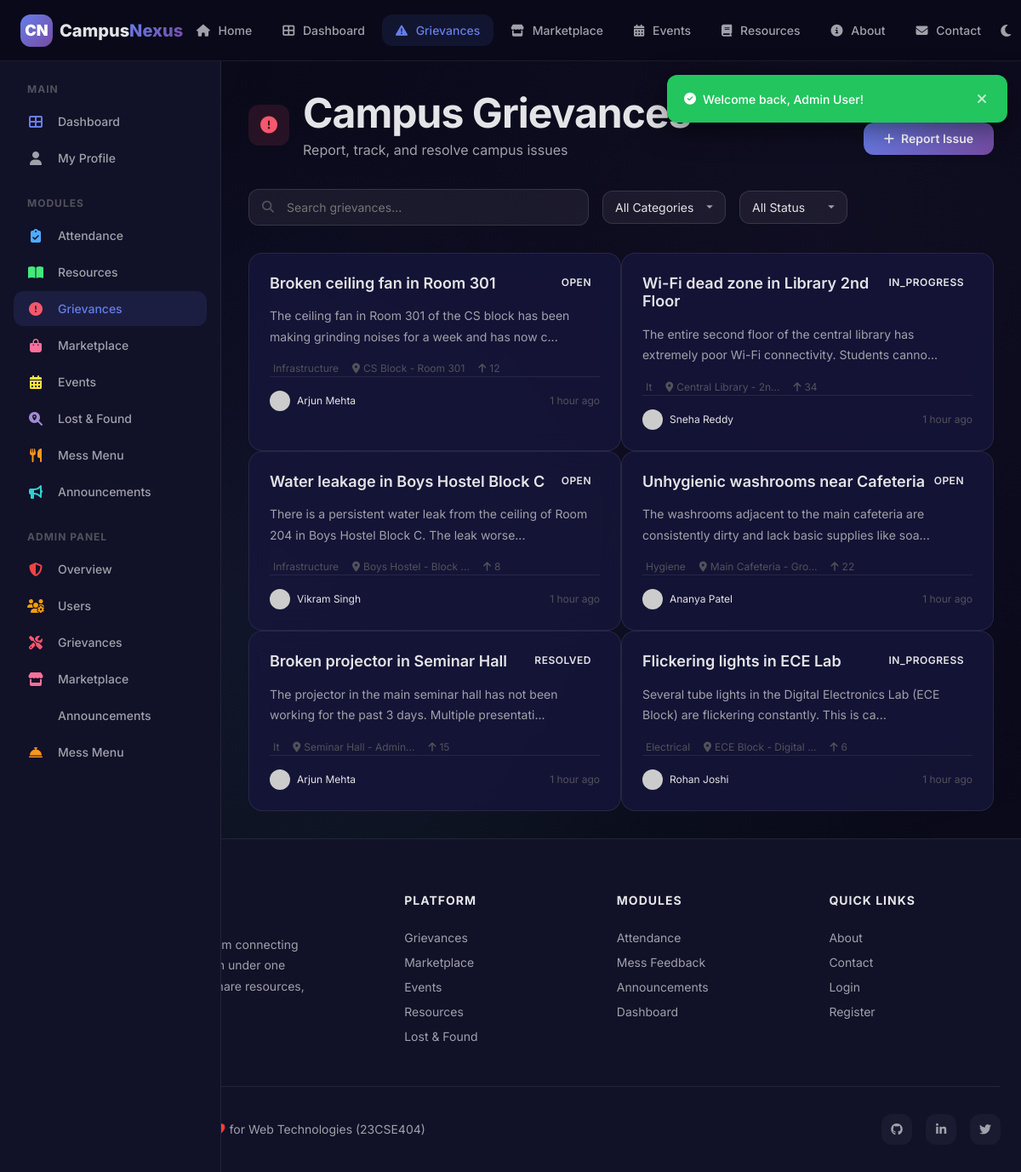
Screenshot of /modules/grievances.php (signed in) with the database file from the repository.
### tables this page shows
CREATE TABLE grievances (
    id INT AUTO_INCREMENT PRIMARY KEY,
    user_id INT NOT NULL,
    title VARCHAR(200) NOT NULL,
    description TEXT NOT NULL,
    category ENUM('infrastructure', 'it', 'hygiene', 'safety', 'electrical', 'academic', 'other') NOT NULL,
    location VARCHAR(200) NOT NULL,
    priority ENUM('low', 'medium', 'high', 'critical') NOT NULL DEFAULT 'medium',
    status ENUM('open', 'in_progress', 'resolved', 'closed') NOT NULL DEFAULT 'open',
    image_path VARCHAR(255) DEFAULT NULL,
    upvotes INT NOT NULL DEFAULT 0,
    created_at DATETIME NOT NULL DEFAULT CURRENT_TIMESTAMP,
    updated_at DATETIME NOT NULL DEFAULT CURRENT_TIMESTAMP ON UPDATE CURRENT_TIMESTAMP,
    resolved_at DATETIME DEFAULT NULL,
    FOREIGN KEY (user_id) REFERENCES users(id) ON DELETE CASCADE,
    INDEX idx_status (status),
    INDEX idx_category (category),
    INDEX idx_priority (priority)
);

CREATE TABLE users (
    id INT AUTO_INCREMENT PRIMARY KEY,
    name VARCHAR(100) NOT NULL,
    email VARCHAR(150) NOT NULL UNIQUE,
    password VARCHAR(255) NOT NULL,
    role ENUM('student', 'faculty', 'admin') NOT NULL DEFAULT 'student',
    department VARCHAR(100) DEFAULT 'General',
    avatar VARCHAR(255) DEFAULT NULL,
    bio TEXT DEFAULT NULL,
    is_active TINYINT(1) NOT NULL DEFAULT 1,
    remember_token VARCHAR(255) DEFAULT NULL,
    created_at DATETIME NOT NULL DEFAULT CURRENT_TIMESTAMP,
    last_login DATETIME DEFAULT NULL,
    INDEX idx_email (email),
    INDEX idx_role (role)
);

### modules/grievances.php (the view, shortened to what this page needs)
<?php
require_once __DIR__ . '/../includes/header.php';
$db = getDB();
$page = max(1, intval($_GET['page'] ?? 1));
$perPage = 12;
$search = $_GET['search'] ?? '';
$where = "WHERE 1=1";
$params = [];
$countStmt = $db->prepare("SELECT COUNT(*) FROM grievances g $where");
$countStmt->execute($params);
$total = $countStmt->fetchColumn();
$pagination = getPagination($total, $page, $perPage);
$stmt = $db->prepare("SELECT g.*, u.name as user_name, u.avatar FROM grievances g JOIN users u ON g.user_id=u.id $where ORDER BY g.created_at DESC LIMIT {$pagination['per_page']} OFFSET {$pagination['offset']}");
$stmt->execute($params);
$grievances = $stmt->fetchAll();
?>
<?php require_once __DIR__ . '/../includes/sidebar.php'; ?>
<div class="page-content with-sidebar">
    <div class="page-header-actions">
        <div>
            <div class="module-page-header">
                <div class="module-icon" style="background:rgba(245,87,108,0.12);color:var(--clr-grievances);"><i class="fas fa-exclamation-circle"></i></div>
                <div><h1>Campus Grievances</h1><p>Report, track, and resolve campus issues</p></div>
            </div>
        </div>
        <a href="grievance_new.php" class="btn btn-primary"><i class="fas fa-plus"></i> Report Issue</a>
    </div>
    <div class="filter-bar">
        <div class="search-bar">
            <i class="fas fa-search"></i>
            <input type="text" id="searchInput" placeholder="Search grievances..." value="<?= htmlspecialchars($search) ?>"
                   onkeyup="if(event.key==='Enter')applyFilters()">
        </div>
        <select id="filterCategory" onchange="applyFilters()">
            <option value="">All Categories</option>
        </select>
        <select id="filterStatus" onchange="applyFilters()">
            <option value="">All Status</option>
        </select>
    </div>
    <?php if (empty($grievances)): ?>
    <div class="empty-state">
        <i class="fas fa-check-circle"></i>
        <h3>No grievances found</h3>
        <p>Try adjusting your filters or be the first to report an issue.</p>
        <a href="grievance_new.php" class="btn btn-primary"><i class="fas fa-plus"></i> Report Issue</a>
    </div>
    <?php else: ?>
    <div class="grid-auto">
        <?php foreach ($grievances as $g): ?>
        <a href="grievance_detail.php?id=<?= $g['id'] ?>" class="card card-clickable grievance-card" style="text-decoration:none;color:inherit;">
            <div class="card-header">
                <h4 class="card-title"><?= htmlspecialchars(truncateText($g['title'], 50)) ?></h4>
                <?= getStatusBadge($g['status']) ?>
            </div>
            <p class="card-body" style="font-size:var(--text-sm);color:var(--text-secondary);">
                <?= htmlspecialchars(truncateText($g['description'], 100)) ?>
            </p>
            <div class="grievance-meta">
                <span><i class="fas fa-<?= getCategoryIcon($g['category']) ?>"></i> <?= ucfirst($g['category']) ?></span>
                <span><i class="fas fa-map-marker-alt"></i> <?= htmlspecialchars(truncateText($g['location'], 20)) ?></span>
                <span><i class="fas fa-arrow-up"></i> <?= $g['upvotes'] ?></span>
            </div>
            <div class="card-footer">
                <div style="display:flex;align-items:center;gap:8px;">
                    <img src="<?= getAvatarUrl($g['avatar'], $g['user_name']) ?>" alt="" class="avatar-sm" style="width:24px;height:24px;border-radius:50%;">
                    <span style="font-size:var(--text-xs);"><?= htmlspecialchars($g['user_name']) ?></span>
                </div>
                <span style="font-size:var(--text-xs);color:var(--text-muted);"><?= timeAgo($g['created_at']) ?></span>
            </div>
        </a>
        <?php endforeach; ?>
    </div>
    <?php endif; ?>
</div>
<?php require_once __DIR__ . '/../includes/footer.php'; ?>

### includes/functions.php (shortened to what this page needs)
<?php
function timeAgo($datetime) {
    $now = new DateTime();
    $ago = new DateTime($datetime);
    $diff = $now->diff($ago);
    if ($diff->h > 0) return $diff->h . ' hour' . ($diff->h > 1 ? 's' : '') . ' ago';
    return 'Just now';
}
function getAvatarUrl($avatar, $name = '') {
    $initial = strtoupper(substr($name ?: 'U', 0, 1));
    $colors = ['667EEA', '764BA2', '43E97B', 'F5576C', 'FA709A', '4FACFE', 'F7971E', '30CFD0'];
    $colorIndex = ord($initial) % count($colors);
    $color = $colors[$colorIndex];
    return "https://ui-avatars.com/api/?name=" . urlencode($name) . "&background={$color}&color=fff&size=128&bold=true";
}
function getPagination($totalItems, $currentPage, $perPage = 12) {
    $totalPages = ceil($totalItems / $perPage);
    $currentPage = max(1, min($currentPage, $totalPages));
    $offset = ($currentPage - 1) * $perPage;
    return [
        'total' => $totalItems,
        'per_page' => $perPage,
        'current_page' => $currentPage,
        'total_pages' => $totalPages,
        'offset' => $offset,
        'has_prev' => $currentPage > 1,
        'has_next' => $currentPage < $totalPages,
    ];
}
function getStatusBadge($status) {
    $badges = [
        'open' => '<span class="badge badge-danger">Open</span>',
        'in_progress' => '<span class="badge badge-warning">In Progress</span>',
        'resolved' => '<span class="badge badge-success">Resolved</span>',
        'closed' => '<span class="badge badge-muted">Closed</span>',
        'active' => '<span class="badge badge-success">Active</span>',
        'sold' => '<span class="badge badge-muted">Sold</span>',
        'removed' => '<span class="badge badge-danger">Removed</span>',
        'claimed' => '<span class="badge badge-warning">Claimed</span>',
        'returned' => '<span class="badge badge-success">Returned</span>',
        'lost' => '<span class="badge badge-danger">Lost</span>',
        'found' => '<span class="badge badge-success">Found</span>',
    ];
    return $badges[$status] ?? '<span class="badge">' . ucfirst($status) . '</span>';
}
function truncateText($text, $length = 100) {
    if (strlen($text) <= $length) return $text;
    return substr($text, 0, $length) . '...';
}
?>

### css/style.css (style rules this page uses)
:root { --primary: #667EEA; --primary-dark: #5A67D8; --primary-light: #7C8CF0; --primary-start: #667EEA; --primary-end: #764BA2; --clr-attendance: #4FACFE; --clr-resources: #43E97B; --clr-grievances: #F5576C; --clr-marketplace: #FA709A; --clr-events: #FEE140; --clr-lost-found: #A18CD1; --clr-mess: #F7971E; --clr-announcements: #30CFD0; --bg-primary: #0A0A1A; --bg-secondary: #111128; --bg-tertiary: #16163a; --bg-card: rgba(22, 22, 58, 0.85); --bg-card-solid: #16163a; --bg-glass: rgba(255, 255, 255, 0.04); --bg-glass-hover: rgba(255, 255, 255, 0.08); --bg-input: rgba(255, 255, 255, 0.06); --bg-input-focus: rgba(255, 255, 255, 0.1); --border-glass: rgba(255, 255, 255, 0.08); --border-glass-hover: rgba(255, 255, 255, 0.15); --border-input: rgba(255, 255, 255, 0.12); --border-input-focus: var(--primary); --text-primary: #E4E4E7; --text-secondary: #A1A1AA; --text-muted: #52525B; --text-inverse: #0A0A1A; --success: #22C55E; --success-bg: rgba(34, 197, 94, 0.12); --warning: #F59E0B; --warning-bg: rgba(245, 158, 11, 0.12); --danger: #EF4444; --danger-bg: rgba(239, 68, 68, 0.12); --info: #3B82F6; --info-bg: rgba(59, 130, 246, 0.12); --space-2xs: 2px; --space-xs: 4px; --space-sm: 8px; --space-md: 16px; --space-lg: 24px; --space-xl: 32px; --space-2xl: 48px; --space-3xl: 64px; --space-4xl: 96px; --radius-xs: 4px; --radius-sm: 8px; --radius-md: 12px; --radius-lg: 16px; --radius-xl: 24px; --radius-full: 9999px; --shadow-sm: 0 2px 8px rgba(0, 0, 0, 0.3); --shadow-md: 0 4px 16px rgba(0, 0, 0, 0.4); --shadow-lg: 0 8px 32px rgba(0, 0, 0, 0.5); --shadow-xl: 0 16px 48px rgba(0, 0, 0, 0.6); --shadow-glow: 0 0 20px rgba(102, 126, 234, 0.3); --shadow-glow-lg: 0 0 40px rgba(102, 126, 234, 0.4); --font-sans: 'Inter', -apple-system, BlinkMacSystemFont, 'Segoe UI', Roboto, sans-serif; --font-mono: 'JetBrains Mono', 'Fira Code', monospace; --text-xs: 0.75rem; --text-sm: 0.875rem; --text-base: 1rem; --text-lg: 1.125rem; --text-xl: 1.25rem; --text-2xl: 1.5rem; --text-3xl: 1.875rem; --text-4xl: 2.25rem; --text-5xl: 3rem; --text-6xl: 3.75rem; --leading-tight: 1.2; --leading-normal: 1.5; --leading-relaxed: 1.75; --transition-fast: 0.15s ease; --transition-base: 0.3s ease; --transition-slow: 0.5s ease; --transition-spring: 0.4s cubic-bezier(0.175, 0.885, 0.32, 1.275); --z-dropdown: 100; --z-sticky: 200; --z-fixed: 300; --z-overlay: 400; --z-modal: 500; --z-toast: 600; --navbar-height: 72px; --sidebar-width: 260px; --container-max: 1280px; --container-sm: 640px; --container-md: 768px; --container-lg: 1024px; }
*, *::before, *::after { margin: 0; padding: 0; box-sizing: border-box; }
html { scroll-behavior: smooth; font-size: 16px; -webkit-text-size-adjust: 100%; }
body { font-family: var(--font-sans); font-size: var(--text-base); line-height: var(--leading-normal); color: var(--text-primary); background-color: var(--bg-primary); min-height: 100vh; -webkit-font-smoothing: antialiased; -moz-osx-font-smoothing: grayscale; overflow-x: hidden; }
body::before { content: ''; position: fixed; top: 0; left: 0; width: 100%; height: 100%; background: radial-gradient(circle at 20% 50%, rgba(102, 126, 234, 0.08) 0%, transparent 50%), radial-gradient(circle at 80% 20%, rgba(118, 75, 162, 0.06) 0%, transparent 50%), radial-gradient(circle at 40% 80%, rgba(67, 233, 123, 0.04) 0%, transparent 50%); pointer-events: none; z-index: -1; }
a { color: var(--primary); text-decoration: none; transition: color var(--transition-fast); }
img { max-width: 100%; height: auto; display: block; }
input, textarea, select { font-family: inherit; font-size: inherit; color: inherit; outline: none; }
h1, h2, h3, h4, h5, h6 { font-weight: 700; line-height: var(--leading-tight); color: var(--text-primary); }
h1 { font-size: var(--text-5xl); letter-spacing: -0.02em; }
h4 { font-size: var(--text-xl); }
p { color: var(--text-secondary); line-height: var(--leading-relaxed); }

### css/layout.css (style rules this page uses)
.page-content { flex: 1; padding: var(--space-xl); min-width: 0; padding-top: calc(var(--navbar-height) + var(--space-xl)); }
.page-content.with-sidebar { margin-left: var(--sidebar-width); }
.page-header-actions { display: flex; justify-content: space-between; align-items: center; flex-wrap: wrap; gap: var(--space-md); }

### rows the page displays
grievances: title "Broken ceiling fan in Room 301", status "OPEN", description "The ceiling fan in Room 301 of the CS block has been making grinding noises for a week and has now c...", category "Infrastructure", location "CS Block - Room 301", upvotes "12", user.name "Arjun Mehta", created_at "1 hour ago"
grievances: title "Wi-Fi dead zone in Library 2nd Floor", status "IN_PROGRESS", description "The entire second floor of the central library has extremely poor Wi-Fi connectivity. Students canno...", category "It", location "Central Library - 2n...", upvotes "34", user.name "Sneha Reddy", created_at "1 hour ago"
grievances: title "Water leakage in Boys Hostel Block C", status "OPEN", description "There is a persistent water leak from the ceiling of Room 204 in Boys Hostel Block C. The leak worse...", category "Infrastructure", location "Boys Hostel - Block ...", upvotes "8", user.name "Vikram Singh", created_at "1 hour ago"
grievances: title "Unhygienic washrooms near Cafeteria", status "OPEN", description "The washrooms adjacent to the main cafeteria are consistently dirty and lack basic supplies like soa...", category "Hygiene", location "Main Cafeteria - Gro...", upvotes "22", user.name "Ananya Patel", created_at "1 hour ago"
grievances: title "Broken projector in Seminar Hall", status "RESOLVED", description "The projector in the main seminar hall has not been working for the past 3 days. Multiple presentati...", category "It", location "Seminar Hall - Admin...", upvotes "15", user.name "Arjun Mehta", created_at "1 hour ago"
grievances: title "Flickering lights in ECE Lab", status "IN_PROGRESS", description "Several tube lights in the Digital Electronics Lab (ECE Block) are flickering constantly. This is ca...", category "Electrical", location "ECE Block - Digital ...", upvotes "6", user.name "Rohan Joshi", created_at "1 hour ago"

### other values shown
$message "Welcome back, Admin User!"
